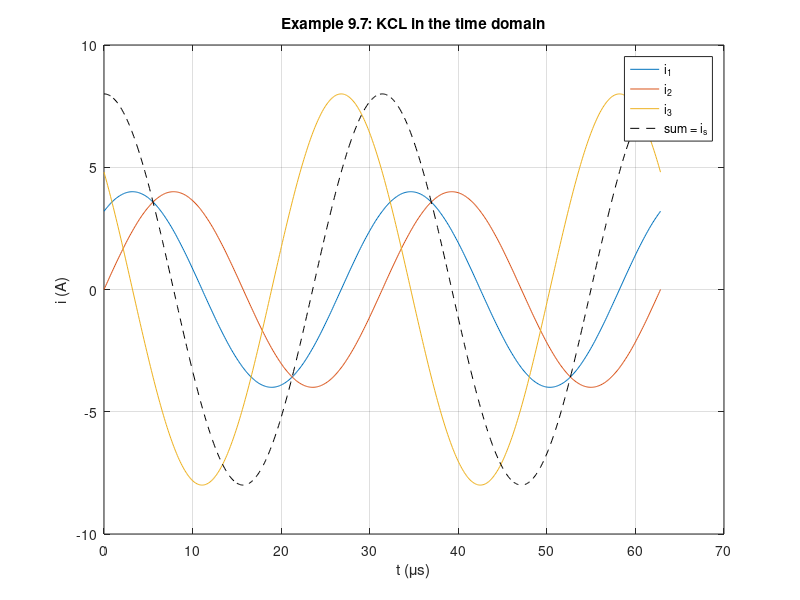

Source code (MATLAB):
% Circuits 1 — Series, Parallel, and Delta-to-Wye Simplifications
%title: Admittances in Parallel (Example 9.7) and Delta-to-Wye (Example 9.8)
%ar-title: المسامحات على التوازي (مثال 9.7) ودلتا إلى واي (مثال 9.8)
%lesson: c1-sinusoidal-5
%course: circuits-1

%% Example 9.7
%ar: ثلاثة فروع على التوازي مع 8∠0° A: 10 Ω، و 6 + j8، و −j5. نجمع المسامحات ثم V = I/Y.
Zb = [10, 6 + 8j, -5j];
Y = sum(1 ./ Zb); V = 8/Y; Ib = V ./ Zb;
fprintf('Y = %g %+gj S, V = %g at %.2f deg V\n', real(Y), imag(Y), abs(V), angle(V)*180/pi)
for k = 1:3, fprintf('I%d = %g at %.2f deg A\n', k, abs(Ib(k)), angle(Ib(k))*180/pi); end
%check: abs(Y - (0.16 + 0.12j)) < 1e-12 && abs(abs(V) - 40) < 1e-9 && abs(abs(Ib(3)) - 8) < 1e-9

%% Example 9.8
%ar: الدلتا 10 و 20 + j60 و −j20 (مجموعها 30 + j40) إلى Y، ثم Z = 12 ∥ 60 + 8 − j24 و Io = 120/Z.
Zbc = 10; Zbd = 20 + 60j; Zcd = -20j; Sd = Zbc + Zbd + Zcd;
Z1 = Zbd*Zbc/Sd; Z2 = Zbc*Zcd/Sd; Z3 = Zbd*Zcd/Sd;
Zabn = -4j + Z1; Zacn = 63.2 + 2.4j + Z2;
Z = Zabn*Zacn/(Zabn + Zacn) + Z3; Io = 120/Z;
fprintf('Z1 = %g%+gj, Z2 = %g%+gj, Z3 = %g%+gj\nZ = %g%+gj, Io = %g%+gj A\n', real(Z1), imag(Z1), real(Z2), imag(Z2), real(Z3), imag(Z3), real(Z), imag(Z), real(Io), imag(Io))
%check: abs(Z - (18 - 24j)) < 1e-9 && abs(Io - (2.4 + 3.2j)) < 1e-9

%%! Project idea: currents in the time domain
%ar: مشروع: نرسم تيارات مثال 9.7 الثلاثة ومجموعها: المجموع يساوي تيار المصدر 8 cos(200000t).
w = 2e5; t = linspace(0, 2*2*pi/w, 600); tf = @(P) abs(P)*cos(w*t + angle(P));
plot(t*1e6, tf(Ib(1)), t*1e6, tf(Ib(2)), t*1e6, tf(Ib(3)), t*1e6, tf(Ib(1))+tf(Ib(2))+tf(Ib(3)), 'k--'); grid on
xlabel('t (\mus)'); ylabel('i (A)'); legend('i_1', 'i_2', 'i_3', 'sum = i_s'); title('Example 9.7: KCL in the time domain')
